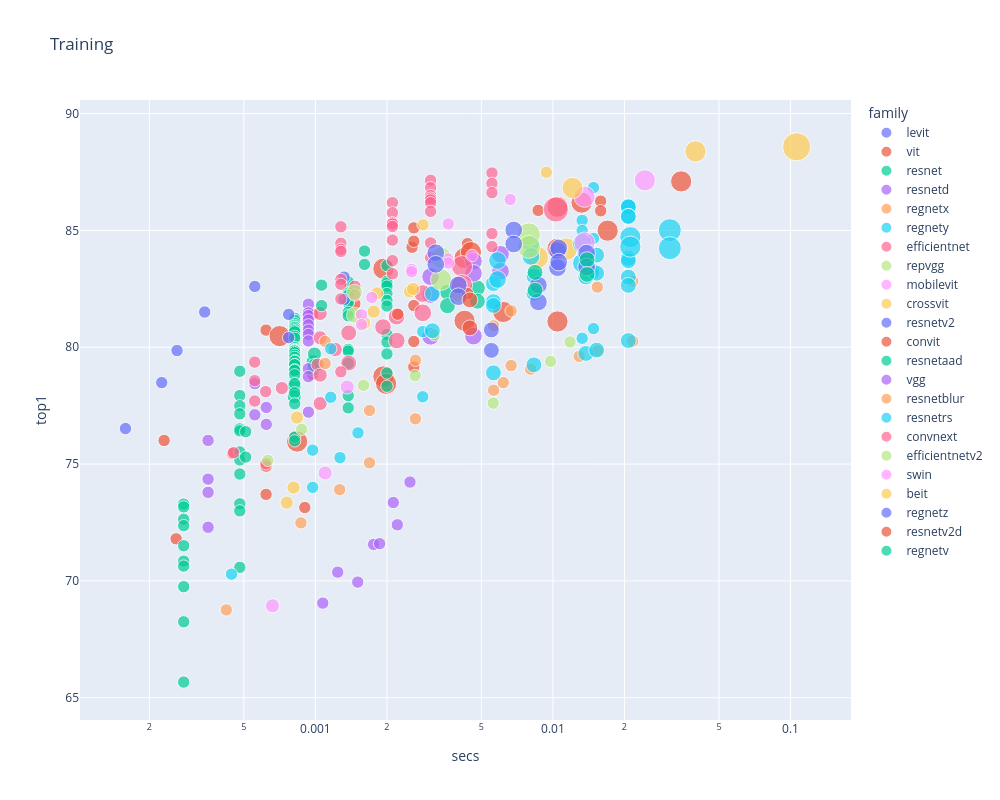

Write notebook code for a chart like this one.
### Code cell
show_all(tdf, 'Training', 'train_img_size')

### Figure 1 — Plotly figure (JSON) as saved in the notebook; plotly's stock layout.template omitted (floating-point values rounded to 4 significant figures)
{"data": [{"customdata": [[224], [224], [224], [224], [224]], "hovertemplate": "<b>%{hovertext}</b><br><br>family=levit<br>secs=%{x}<br>top1=%{y}<br>size=%{marker.size}<br>train_img_size=%{customdata[0]}<extra></extra>", "hovertext": ["levit_128s.fb_dist_in1k", "levit_128.fb_dist_in1k", "levit_192.fb_dist_in1k", "levit_256.fb_dist_in1k", "levit_384.fb_dist_in1k"], "legendgroup": "levit", "marker": {"color": "#636efa", "size": [50176, 50176, 50176, 50176, 50176], "sizemode": "area", "sizeref": 655.4, "symbol": "circle"}, "mode": "markers", "name": "levit", "orientation": "v", "showlegend": true, "type": "scatter", "x": [0.0001587, 0.0002255, 0.0002615, 0.0003421, 0.0005557], "xaxis": "x", "y": [76.52, 78.49, 79.86, 81.51, 82.6], "yaxis": "y"}, {"customdata": [[224], [224], [224], [224], [224], [224], [384], [384], [224], [224], [224], [384], [384], [384], [224], [224], [224], [224], [224], [224], [384], [384], [224], [384], [384], [224], [384], [384], [384], [384], [224], [224], [384], [384]], "hovertemplate": "<b>%{hovertext}</b><br><br>family=vit<br>secs=%{x}<br>top1=%{y}<br>size=%{marker.size}<br>train_img_size=%{customdata[0]}<extra></extra>", "hovertext": ["vit_small_patch32_224.augreg_in21k_ft_in1k", "vit_tiny_r_s16_p8_224.augreg_in21k_ft_in1k", "vit_tiny_patch16_224.augreg_in21k_ft_in1k", "vit_base_patch32_224.augreg_in21k_ft_in1k", "vit_base_patch32_224.augreg_in1k", "vit_base_patch32_224.sam_in1k", "vit_small_patch32_384.augreg_in21k_ft_in1k", "vit_tiny_r_s16_p8_384.augreg_in21k_ft_in1k", "vit_small_patch16_224.augreg_in21k_ft_in1k", "vit_small_patch16_224.augreg_in1k", "vit_small_r26_s32_224.augreg_in21k_ft_in1k", "vit_base_patch32_384.augreg_in21k_ft_in1k", "vit_base_patch32_384.augreg_in1k", "vit_tiny_patch16_384.augreg_in21k_ft_in1k", "vit_base_patch16_224_miil.in21k_ft_in1k", "vit_base_patch16_224.augreg2_in21k_ft_in1k", "vit_base_patch16_224.augreg_in21k_ft_in1k", "vit_base_patch16_224.orig_in21k_ft_in1k", "vit_base_patch16_224.sam_in1k", "vit_base_patch16_224.augreg_in1k", "vit_small_patch16_384.augreg_in21k_ft_in1k", "vit_small_patch16_384.augreg_in1k", "vit_large_r50_s32_224.augreg_in21k_ft_in1k", "vit_small_r26_s32_384.augreg_in21k_ft_in1k", "vit_large_patch32_384.orig_in21k_ft_in1k", "vit_large_patch16_224.augreg_in21k_ft_in1k", "vit_base_patch16_384.augreg_in21k_ft_in1k", "vit_base_patch16_384.orig_in21k_ft_in1k", "vit_base_patch16_384.augreg_in1k", "vit_large_r50_s32_384.augreg_in21k_ft_in1k", "vit_base_patch8_224.augreg2_in21k_ft_in1k", "vit_base_patch8_224.augreg_in21k_ft_in1k", "vit_base_r50_s16_384.orig_in21k_ft_in1k", "vit_large_patch16_384.augreg_in21k_ft_in1k"], "legendgroup": "vit", "marker": {"color": "#EF553B", "size": [50176, 50176, 50176, 50176, 50176, 50176, 147456, 147456, 50176, 50176, 50176, 147456, 147456, 147456, 50176, 50176, 50176, 50176, 50176, 50176, 147456, 147456, 50176, 147456, 147456, 50176, 147456, 147456, 147456, 147456, 50176, 50176, 147456, 147456], "sizemode": "area", "sizeref": 655.4, "symbol": "circle"}, "mode": "markers", "name": "vit", "orientation": "v", "showlegend": true, "type": "scatter", "x": [0.0002307, 0.0002592, 0.0004485, 0.00062, 0.00062, 0.00062, 0.0007069, 0.0008379, 0.0009731, 0.0009731, 0.001466, 0.001933, 0.001933, 0.001984, 0.002552, 0.002596, 0.002596, 0.002596, 0.002596, 0.002596, 0.004246, 0.004246, 0.004369, 0.004517, 0.006179, 0.008666, 0.01045, 0.01045, 0.01045, 0.0132, 0.01588, 0.01588, 0.01699, 0.03466], "xaxis": "x", "y": [76.01, 71.8, 75.45, 80.73, 74.91, 73.7, 80.48, 75.96, 81.4, 78.84, 81.86, 83.36, 78.75, 78.44, 84.28, 85.11, 84.53, 81.78, 80.25, 79.15, 83.81, 81.13, 84.43, 84.07, 81.51, 85.86, 86.01, 84.21, 81.1, 86.19, 86.25, 85.84, 84.99, 87.1], "yaxis": "y"}, {"customdata": [[224], [224], [224], [224], [224], [224], [224], [224], [224], [224], [224], [224], [224], [224], [224], [224], [224], [224], [224], [224], [224], [224], [224], [224], [256], [256], [224], [224], [224], [224], [224], [224], [224], [224], [224], [224], [224], [224], [224], [224], [224], [224], [224], [224], [224], [224], [224], [224], [224], [224], [224], [224], [224], [224], [224], [224], [224], [256], [256], [256], [256], [224], [224], [224], [224], [224], [224], [224], [224], [224], [224], [224], [224], [224], [224], [224], [224], [224], [224], [224], [224], [224], [224], [224], [224], [288], [288], [288], [288]], "hovertemplate": "<b>%{hovertext}</b><br><br>family=resnet<br>secs=%{x}<br>top1=%{y}<br>size=%{marker.size}<br>train_img_size=%{customdata[0]}<extra></extra>", "hovertext": ["resnet18.fb_swsl_ig1b_ft_in1k", "resnet18.a1_in1k", "resnet18.fb_ssl_yfcc100m_ft_in1k", "resnet18.a2_in1k", "resnet18.a1_in1k", "resnet18.gluon_in1k", "resnet18.a2_in1k", "resnet18.tv_in1k", "resnet18.a3_in1k", "resnet18.a3_in1k", "resnet34.ra4_e3600_r224_in1k", "resnet34.a1_in1k", "resnet34.ra4_e3600_r224_in1k", "resnet34.a2_in1k", "resnet34.bt_in1k", "resnet34.a1_in1k", "resnet34.a2_in1k", "resnet34.bt_in1k", "resnet34.gluon_in1k", "resnet34.tv_in1k", "resnet34.a3_in1k", "resnet34.a3_in1k", "resnet26.bt_in1k", "resnet26.bt_in1k", "resnet26t.ra2_in1k", "resnet26t.ra2_in1k", "resnet50.a1_in1k", "resnet50.fb_swsl_ig1b_ft_in1k", "resnet50.d_in1k", "resnet50.c1_in1k", "resnet50.c2_in1k", "resnet50.tv2_in1k", "resnet50.a2_in1k", "resnet50.b1k_in1k", "resnet50.a1h_in1k", "resnet50.b2k_in1k", "resnet50.a1_in1k", "resnet50.ram_in1k", "resnet50.d_in1k", "resnet50.c2_in1k", "resnet50.ra_in1k", "resnet50.a2_in1k", "resnet50.c1_in1k", "resnet50.bt_in1k", "resnet50.b1k_in1k", "resnet50.tv2_in1k", "resnet50.b2k_in1k", "resnet50.a1h_in1k", "resnet50.fb_ssl_yfcc100m_ft_in1k", "resnet50.ram_in1k", "resnet50.am_in1k", "resnet50.ra_in1k", "resnet50.bt_in1k", "resnet50.a3_in1k", "resnet50.gluon_in1k", "resnet50.tv_in1k", "resnet50.a3_in1k", "resnet32ts.ra2_in1k", "resnet32ts.ra2_in1k", "resnet33ts.ra2_in1k", "resnet33ts.ra2_in1k", "resnet101.a1h_in1k", "resnet101.a1_in1k", "resnet101.a2_in1k", "resnet101.a1h_in1k", "resnet101.tv2_in1k", "resnet101.a1_in1k", "resnet101.a2_in1k", "resnet101.tv2_in1k", "resnet101.a3_in1k", "resnet101.gluon_in1k", "resnet101.a3_in1k", "resnet101.tv_in1k", "resnet152.a1h_in1k", "resnet152.a1h_in1k", "resnet152.a1_in1k", "resnet152.a2_in1k", "resnet152.tv2_in1k", "resnet152.a1_in1k", "resnet152.a2_in1k", "resnet152.a3_in1k", "resnet152.tv2_in1k", "resnet152.gluon_in1k", "resnet152.a3_in1k", "resnet152.tv_in1k", "resnet51q.ra2_in1k", "resnet51q.ra2_in1k", "resnet61q.ra2_in1k", "resnet61q.ra2_in1k"], "legendgroup": "resnet", "marker": {"color": "#00cc96", "size": [50176, 50176, 50176, 50176, 50176, 50176, 50176, 50176, 50176, 50176, 50176, 50176, 50176, 50176, 50176, 50176, 50176, 50176, 50176, 50176, 50176, 50176, 50176, 50176, 65536, 65536, 50176, 50176, 50176, 50176, 50176, 50176, 50176, 50176, 50176, 50176, 50176, 50176, 50176, 50176, 50176, 50176, 50176, 50176, 50176, 50176, 50176, 50176, 50176, 50176, 50176, 50176, 50176, 50176, 50176, 50176, 50176, 65536, 65536, 65536, 65536, 50176, 50176, 50176, 50176, 50176, 50176, 50176, 50176, 50176, 50176, 50176, 50176, 50176, 50176, 50176, 50176, 50176, 50176, 50176, 50176, 50176, 50176, 50176, 50176, 82944, 82944, 82944, 82944], "sizemode": "area", "sizeref": 655.4, "symbol": "circle"}, "mode": "markers", "name": "resnet", "orientation": "v", "showlegend": true, "type": "scatter", "x": [0.000279, 0.000279, 0.000279, 0.000279, 0.000279, 0.000279, 0.000279, 0.000279, 0.000279, 0.000279, 0.0004806, 0.0004806, 0.0004806, 0.0004806, 0.0004806, 0.0004806, 0.0004806, 0.0004806, 0.0004806, 0.0004806, 0.0004806, 0.0004806, 0.0005087, 0.0005087, 0.0008144, 0.0008144, 0.0008179, 0.0008179, 0.0008179, 0.0008179, 0.0008179, 0.0008179, 0.0008179, 0.0008179, 0.0008179, 0.0008179, 0.0008179, 0.0008179, 0.0008179, 0.0008179, 0.0008179, 0.0008179, 0.0008179, 0.0008179, 0.0008179, 0.0008179, 0.0008179, 0.0008179, 0.0008179, 0.0008179, 0.0008179, 0.0008179, 0.0008179, 0.0008179, 0.0008179, 0.0008179, 0.0008179, 0.0009787, 0.0009787, 0.0009907, 0.0009907, 0.001375, 0.001375, 0.001375, 0.001375, 0.001375, 0.001375, 0.001375, 0.001375, 0.001375, 0.001375, 0.001375, 0.001375, 0.002001, 0.002001, 0.002001, 0.002001, 0.002001, 0.002001, 0.002001, 0.002001, 0.002001, 0.002001, 0.002001, 0.002001, 0.003598, 0.003598, 0.00481, 0.00481], "xaxis": "x", "y": [73.29, 73.16, 72.64, 72.36, 71.5, 70.84, 70.63, 69.75, 68.25, 65.67, 78.97, 77.93, 77.49, 77.15, 76.51, 76.42, 75.52, 75.18, 74.57, 73.3, 73.0, 70.58, 76.38, 75.3, 78.33, 77.88, 81.24, 81.15, 81.01, 80.93, 80.86, 80.85, 80.77, 80.71, 80.65, 80.47, 80.38, 79.98, 79.9, 79.87, 79.86, 79.83, 79.77, 79.65, 79.56, 79.43, 79.39, 79.26, 79.25, 79.03, 79.0, 78.82, 78.44, 78.05, 77.58, 76.16, 75.99, 79.39, 79.05, 79.71, 79.22, 82.8, 82.33, 82.22, 81.95, 81.91, 81.49, 81.34, 79.91, 79.84, 79.31, 77.93, 77.4, 83.49, 82.82, 82.74, 82.61, 82.29, 82.0, 81.76, 80.55, 80.22, 79.71, 78.9, 78.33, 82.36, 81.77, 82.53, 81.97], "yaxis": "y"}, {"customdata": [[224], [224], [224], [224], [224], [224], [224], [224], [224], [224], [224], [224], [224], [224], [224], [224], [224], [224], [224], [320], [320], [320], [320], [320], [320], [320], [320]], "hovertemplate": "<b>%{hovertext}</b><br><br>family=resnetd<br>secs=%{x}<br>top1=%{y}<br>size=%{marker.size}<br>train_img_size=%{customdata[0]}<extra></extra>", "hovertext": ["resnet18d.ra4_e3600_r224_in1k", "resnet18d.ra4_e3600_r224_in1k", "resnet18d.ra2_in1k", "resnet18d.ra2_in1k", "resnet34d.ra2_in1k", "resnet34d.ra2_in1k", "resnet26d.bt_in1k", "resnet26d.bt_in1k", "resnet50d.ra4_e3600_r224_in1k", "resnet50d.a1_in1k", "resnet50d.ra2_in1k", "resnet50d.a2_in1k", "resnet50d.ra4_e3600_r224_in1k", "resnet50d.a1_in1k", "resnet50d.ra2_in1k", "resnet50d.a2_in1k", "resnet50d.gluon_in1k", "resnet50d.a3_in1k", "resnet50d.a3_in1k", "resnet101d.ra2_in1k", "resnet101d.ra2_in1k", "resnet101d.gluon_in1k", "resnet152d.ra2_in1k", "resnet152d.ra2_in1k", "resnet152d.gluon_in1k", "resnet200d.ra2_in1k", "resnet200d.ra2_in1k"], "legendgroup": "resnetd", "marker": {"color": "#ab63fa", "size": [50176, 50176, 50176, 50176, 50176, 50176, 50176, 50176, 50176, 50176, 50176, 50176, 50176, 50176, 50176, 50176, 50176, 50176, 50176, 102400, 102400, 102400, 102400, 102400, 102400, 102400, 102400], "sizemode": "area", "sizeref": 655.4, "symbol": "circle"}, "mode": "markers", "name": "resnetd", "orientation": "v", "showlegend": true, "type": "scatter", "x": [0.0003534, 0.0003534, 0.0003534, 0.0003534, 0.0005559, 0.0005559, 0.0006214, 0.0006214, 0.0009344, 0.0009344, 0.0009344, 0.0009344, 0.0009344, 0.0009344, 0.0009344, 0.0009344, 0.0009344, 0.0009344, 0.0009344, 0.003054, 0.003054, 0.003054, 0.004628, 0.004628, 0.004628, 0.006017, 0.006017], "xaxis": "x", "y": [76.01, 74.36, 73.79, 72.3, 78.44, 77.11, 77.42, 76.7, 81.84, 81.47, 81.35, 81.16, 80.96, 80.73, 80.55, 80.27, 79.08, 78.74, 77.22, 83.02, 82.25, 80.47, 83.68, 83.16, 80.48, 83.98, 83.25], "yaxis": "y"}, {"customdata": [[224], [224], [224], [224], [224], [224], [224], [224], [224], [224], [224], [224], [224], [224], [224], [224], [224], [224]], "hovertemplate": "<b>%{hovertext}</b><br><br>family=regnetx<br>secs=%{x}<br>top1=%{y}<br>size=%{marker.size}<br>train_img_size=%{customdata[0]}<extra></extra>", "hovertext": ["regnetx_002.pycls_in1k", "regnetx_004.pycls_in1k", "regnetx_006.pycls_in1k", "regnetx_008.tv2_in1k", "regnetx_008.pycls_in1k", "regnetx_016.tv2_in1k", "regnetx_016.pycls_in1k", "regnetx_032.tv2_in1k", "regnetx_032.pycls_in1k", "regnetx_040.pycls_in1k", "regnetx_080.tv2_in1k", "regnetx_080.pycls_in1k", "regnetx_064.pycls_in1k", "regnetx_120.pycls_in1k", "regnetx_160.tv2_in1k", "regnetx_160.pycls_in1k", "regnetx_320.tv2_in1k", "regnetx_320.pycls_in1k"], "legendgroup": "regnetx", "marker": {"color": "#FFA15A", "size": [50176, 50176, 50176, 50176, 50176, 50176, 50176, 50176, 50176, 50176, 50176, 50176, 50176, 50176, 50176, 50176, 50176, 50176], "sizemode": "area", "sizeref": 655.4, "symbol": "circle"}, "mode": "markers", "name": "regnetx", "orientation": "v", "showlegend": true, "type": "scatter", "x": [0.0004216, 0.0008689, 0.001265, 0.00169, 0.00169, 0.002637, 0.002637, 0.005628, 0.005628, 0.006178, 0.006666, 0.006666, 0.008056, 0.0129, 0.01538, 0.01538, 0.02166, 0.02166], "xaxis": "x", "y": [68.76, 72.48, 73.9, 77.29, 75.05, 79.44, 76.94, 80.92, 78.16, 78.49, 81.55, 79.21, 79.06, 79.61, 82.57, 79.84, 82.82, 80.26], "yaxis": "y"}, {"customdata": [[224], [224], [224], [224], [224], [224], [224], [288], [288], [288], [288], [288], [288], [288], [224], [224], [224], [288], [288], [288], [224], [224], [224], [224], [224], [288], [288], [288], [288], [288], [288], [288], [288], [288], [288], [288], [288], [288]], "hovertemplate": "<b>%{hovertext}</b><br><br>family=regnety<br>secs=%{x}<br>top1=%{y}<br>size=%{marker.size}<br>train_img_size=%{customdata[0]}<extra></extra>", "hovertext": ["regnety_002.pycls_in1k", "regnety_004.tv2_in1k", "regnety_004.pycls_in1k", "regnety_006.pycls_in1k", "regnety_008.pycls_in1k", "regnety_016.tv2_in1k", "regnety_016.pycls_in1k", "regnety_032.ra_in1k", "regnety_032.ra_in1k", "regnety_032.tv2_in1k", "regnety_032.pycls_in1k", "regnety_040.ra3_in1k", "regnety_040.ra3_in1k", "regnety_040.pycls_in1k", "regnety_120.sw_in12k_ft_in1k", "regnety_120.sw_in12k_ft_in1k", "regnety_120.pycls_in1k", "regnety_064.ra3_in1k", "regnety_064.ra3_in1k", "regnety_064.pycls_in1k", "regnety_320.swag_ft_in1k", "regnety_320.swag_lc_in1k", "regnety_320.seer_ft_in1k", "regnety_320.tv2_in1k", "regnety_320.pycls_in1k", "regnety_080.ra3_in1k", "regnety_080.ra3_in1k", "regnety_080.pycls_in1k", "regnety_160.sw_in12k_ft_in1k", "regnety_160.swag_ft_in1k", "regnety_160.lion_in12k_ft_in1k", "regnety_160.lion_in12k_ft_in1k", "regnety_160.sw_in12k_ft_in1k", "regnety_160.swag_lc_in1k", "regnety_160.deit_in1k", "regnety_160.deit_in1k", "regnety_160.tv2_in1k", "regnety_160.pycls_in1k"], "legendgroup": "regnety", "marker": {"color": "#19d3f3", "size": [50176, 50176, 50176, 50176, 50176, 50176, 50176, 82944, 82944, 82944, 82944, 82944, 82944, 82944, 50176, 50176, 50176, 82944, 82944, 82944, 50176, 50176, 50176, 50176, 50176, 82944, 82944, 82944, 82944, 82944, 82944, 82944, 82944, 82944, 82944, 82944, 82944, 82944], "sizemode": "area", "sizeref": 655.4, "symbol": "circle"}, "mode": "markers", "name": "regnety", "orientation": "v", "showlegend": true, "type": "scatter", "x": [0.0004434, 0.0009735, 0.0009735, 0.001269, 0.001511, 0.00283, 0.00283, 0.005618, 0.005618, 0.005618, 0.005618, 0.008316, 0.008316, 0.008316, 0.01327, 0.01327, 0.01327, 0.01376, 0.01376, 0.01376, 0.01482, 0.01482, 0.01482, 0.01482, 0.01482, 0.01528, 0.01528, 0.01528, 0.02077, 0.02077, 0.02077, 0.02077, 0.02077, 0.02077, 0.02077, 0.02077, 0.02077, 0.02077], "xaxis": "x", "y": [70.29, 75.59, 74.0, 75.27, 76.33, 80.67, 77.88, 82.72, 81.95, 81.79, 78.9, 83.05, 82.31, 79.25, 85.43, 84.99, 80.38, 83.72, 83.01, 79.73, 86.83, 84.65, 83.32, 83.17, 80.8, 83.94, 83.17, 79.87, 86.03, 86.02, 86.0, 85.6, 85.6, 83.81, 83.7, 83.0, 82.65, 80.28], "yaxis": "y"}, {"customdata": [[224], [224], [224], [224], [224], [224], [240], [240], [256], [256], [256], [256], [260], [288], [288], [300], [300], [300], [320], [320], [384], [384], [456]], "hovertemplate": "<b>%{hovertext}</b><br><br>family=efficientnet<br>secs=%{x}<br>top1=%{y}<br>size=%{marker.size}<br>train_img_size=%{customdata[0]}<extra></extra>", "hovertext": ["efficientnet_lite0.ra_in1k", "efficientnet_b0.ra4_e3600_r224_in1k", "efficientnet_b0.ra4_e3600_r224_in1k", "efficientnet_b0.ra_in1k", "efficientnet_es.ra_in1k", "efficientnet_es_pruned.in1k", "efficientnet_b1_pruned.in1k", "efficientnet_em.ra2_in1k", "efficientnet_b1.ra4_e3600_r240_in1k", "efficientnet_b1.ra4_e3600_r240_in1k", "efficientnet_b1.ft_in1k", "efficientnet_b1.ft_in1k", "efficientnet_b2_pruned.in1k", "efficientnet_b2.ra_in1k", "efficientnet_b2.ra_in1k", "efficientnet_b3_pruned.in1k", "efficientnet_el.ra_in1k", "efficientnet_el_pruned.in1k", "efficientnet_b3.ra2_in1k", "efficientnet_b3.ra2_in1k", "efficientnet_b4.ra2_in1k", "efficientnet_b4.ra2_in1k", "efficientnet_b5.sw_in12k_ft_in1k"], "legendgroup": "efficientnet", "marker": {"color": "#FF6692", "size": [50176, 50176, 50176, 50176, 50176, 50176, 57600, 57600, 65536, 65536, 65536, 65536, 67600, 82944, 82944, 90000, 90000, 90000, 102400, 102400, 147456, 147456, 207936], "sizemode": "area", "sizeref": 655.4, "symbol": "circle"}, "mode": "markers", "name": "efficientnet", "orientation": "v", "showlegend": true, "type": "scatter", "x": [0.0004526, 0.0005554, 0.0005554, 0.0005554, 0.0006177, 0.0006188, 0.0007224, 0.001022, 0.001047, 0.001047, 0.001047, 0.001047, 0.001211, 0.001381, 0.001381, 0.001925, 0.002196, 0.002201, 0.002831, 0.002831, 0.004141, 0.004141, 0.01028], "xaxis": "x", "y": [75.49, 79.36, 78.57, 77.7, 78.1, 75.01, 78.25, 79.26, 81.44, 80.4, 78.81, 77.59, 79.9, 80.61, 79.32, 80.86, 81.31, 80.28, 82.3, 81.47, 83.47, 82.66, 85.89], "yaxis": "y"}, {"customdata": [[224], [224], [224], [224], [224], [224], [224], [224]], "hovertemplate": "<b>%{hovertext}</b><br><br>family=repvgg<br>secs=%{x}<br>top1=%{y}<br>size=%{marker.size}<br>train_img_size=%{customdata[0]}<extra></extra>", "hovertext": ["repvgg_b0.rvgg_in1k", "repvgg_a2.rvgg_in1k", "repvgg_b1.rvgg_in1k", "repvgg_b2.rvgg_in1k", "repvgg_b3.rvgg_in1k", "repvgg_b1g4.rvgg_in1k", "repvgg_b2g4.rvgg_in1k", "repvgg_b3g4.rvgg_in1k"], "legendgroup": "repvgg", "marker": {"color": "#B6E880", "size": [50176, 50176, 50176, 50176, 50176, 50176, 50176, 50176], "sizemode": "area", "sizeref": 655.4, "symbol": "circle"}, "mode": "markers", "name": "repvgg", "orientation": "v", "showlegend": true, "type": "scatter", "x": [0.0006305, 0.0008755, 0.001594, 0.002631, 0.003169, 0.005605, 0.009772, 0.0118], "xaxis": "x", "y": [75.16, 76.49, 78.37, 78.79, 80.53, 77.61, 79.4, 80.22], "yaxis": "y"}, {"customdata": [[256], [256], [256]], "hovertemplate": "<b>%{hovertext}</b><br><br>family=mobilevit<br>secs=%{x}<br>top1=%{y}<br>size=%{marker.size}<br>train_img_size=%{customdata[0]}<extra></extra>", "hovertext": ["mobilevit_xxs.cvnets_in1k", "mobilevit_xs.cvnets_in1k", "mobilevit_s.cvnets_in1k"], "legendgroup": "mobilevit", "marker": {"color": "#FF97FF", "size": [65536, 65536, 65536], "sizemode": "area", "sizeref": 655.4, "symbol": "circle"}, "mode": "markers", "name": "mobilevit", "orientation": "v", "showlegend": true, "type": "scatter", "x": [0.0006599, 0.001099, 0.001361], "xaxis": "x", "y": [68.94, 74.62, 78.3], "yaxis": "y"}, {"customdata": [[240], [240], [240], [240], [240], [240], [240], [240], [240], [408], [408]], "hovertemplate": "<b>%{hovertext}</b><br><br>family=crossvit<br>secs=%{x}<br>top1=%{y}<br>size=%{marker.size}<br>train_img_size=%{customdata[0]}<extra></extra>", "hovertext": ["crossvit_tiny_240.in1k", "crossvit_9_240.in1k", "crossvit_9_dagger_240.in1k", "crossvit_small_240.in1k", "crossvit_15_240.in1k", "crossvit_15_dagger_240.in1k", "crossvit_18_240.in1k", "crossvit_18_dagger_240.in1k", "crossvit_base_240.in1k", "crossvit_15_dagger_408.in1k", "crossvit_18_dagger_408.in1k"], "legendgroup": "crossvit", "marker": {"color": "#FECB52", "size": [57600, 57600, 57600, 57600, 57600, 57600, 57600, 57600, 57600, 166464, 166464], "sizemode": "area", "sizeref": 655.4, "symbol": "circle"}, "mode": "markers", "name": "crossvit", "orientation": "v", "showlegend": true, "type": "scatter", "x": [0.0007574, 0.0008087, 0.0008364, 0.001602, 0.001759, 0.001818, 0.002499, 0.002578, 0.004, 0.008589, 0.01136], "xaxis": "x", "y": [73.35, 73.99, 76.99, 81.04, 81.52, 82.3, 82.39, 82.49, 82.21, 83.84, 84.2], "yaxis": "y"}, {"customdata": [[224], [224], [224], [224]], "hovertemplate": "<b>%{hovertext}</b><br><br>family=resnetv2<br>secs=%{x}<br>top1=%{y}<br>size=%{marker.size}<br>train_img_size=%{customdata[0]}<extra></extra>", "hovertext": ["resnetv2_50.a1h_in1k", "resnetv2_50.a1h_in1k", "resnetv2_101.a1h_in1k", "resnetv2_101.a1h_in1k"], "legendgroup": "resnetv2", "marker": {"color": "#636efa", "size": [50176, 50176, 50176, 50176], "sizemode": "area", "sizeref": 655.4, "symbol": "circle"}, "mode": "markers", "name": "resnetv2", "orientation": "v", "showlegend": true, "type": "scatter", "x": [0.0007716, 0.0007716, 0.00132, 0.00132], "xaxis": "x", "y": [81.41, 80.41, 83.0, 82.04], "yaxis": "y"}, {"customdata": [[224], [224], [224]], "hovertemplate": "<b>%{hovertext}</b><br><br>family=convit<br>secs=%{x}<br>top1=%{y}<br>size=%{marker.size}<br>train_img_size=%{customdata[0]}<extra></extra>", "hovertext": ["convit_tiny.fb_in1k", "convit_small.fb_in1k", "convit_base.fb_in1k"], "legendgroup": "convit", "marker": {"color": "#EF553B", "size": [50176, 50176, 50176], "sizemode": "area", "sizeref": 655.4, "symbol": "circle"}, "mode": "markers", "name": "convit", "orientation": "v", "showlegend": true, "type": "scatter", "x": [0.0009025, 0.002221, 0.004373], "xaxis": "x", "y": [73.14, 81.41, 82.3], "yaxis": "y"}, {"customdata": [[224], [224], [224], [224]], "hovertemplate": "<b>%{hovertext}</b><br><br>family=resnetaad<br>secs=%{x}<br>top1=%{y}<br>size=%{marker.size}<br>train_img_size=%{customdata[0]}<extra></extra>", "hovertext": ["resnetaa50d.sw_in12k_ft_in1k", "resnetaa50d.sw_in12k_ft_in1k", "resnetaa101d.sw_in12k_ft_in1k", "resnetaa101d.sw_in12k_ft_in1k"], "legendgroup": "resnetaad", "marker": {"color": "#00cc96", "size": [50176, 50176, 50176, 50176], "sizemode": "area", "sizeref": 655.4, "symbol": "circle"}, "mode": "markers", "name": "resnetaad", "orientation": "v", "showlegend": true, "type": "scatter", "x": [0.001062, 0.001062, 0.00161, 0.00161], "xaxis": "x", "y": [82.66, 81.78, 84.11, 83.54], "yaxis": "y"}, {"customdata": [[224], [224], [224], [224], [224], [224], [224], [224]], "hovertemplate": "<b>%{hovertext}</b><br><br>family=vgg<br>secs=%{x}<br>top1=%{y}<br>size=%{marker.size}<br>train_img_size=%{customdata[0]}<extra></extra>", "hovertext": ["vgg11.tv_in1k", "vgg11_bn.tv_in1k", "vgg13.tv_in1k", "vgg13_bn.tv_in1k", "vgg16.tv_in1k", "vgg16_bn.tv_in1k", "vgg19.tv_in1k", "vgg19_bn.tv_in1k"], "legendgroup": "vgg", "marker": {"color": "#ab63fa", "size": [50176, 50176, 50176, 50176, 50176, 50176, 50176, 50176], "sizemode": "area", "sizeref": 655.4, "symbol": "circle"}, "mode": "markers", "name": "vgg", "orientation": "v", "showlegend": true, "type": "scatter", "x": [0.001075, 0.001242, 0.001508, 0.001758, 0.001864, 0.002128, 0.002213, 0.002502], "xaxis": "x", "y": [69.05, 70.37, 69.95, 71.56, 71.59, 73.35, 72.4, 74.23], "yaxis": "y"}, {"customdata": [[224], [224]], "hovertemplate": "<b>%{hovertext}</b><br><br>family=resnetblur<br>secs=%{x}<br>top1=%{y}<br>size=%{marker.size}<br>train_img_size=%{customdata[0]}<extra></extra>", "hovertext": ["resnetblur50.bt_in1k", "resnetblur50.bt_in1k"], "legendgroup": "resnetblur", "marker": {"color": "#FFA15A", "size": [50176, 50176], "sizemode": "area", "sizeref": 655.4, "symbol": "circle"}, "mode": "markers", "name": "resnetblur", "orientation": "v", "showlegend": true, "type": "scatter", "x": [0.001099, 0.001099], "xaxis": "x", "y": [80.25, 79.31], "yaxis": "y"}, {"customdata": [[224], [224], [288], [288], [320], [320], [320], [320], [352], [352], [384], [384], [416], [416]], "hovertemplate": "<b>%{hovertext}</b><br><br>family=resnetrs<br>secs=%{x}<br>top1=%{y}<br>size=%{marker.size}<br>train_img_size=%{customdata[0]}<extra></extra>", "hovertext": ["resnetrs50.tf_in1k", "resnetrs50.tf_in1k", "resnetrs101.tf_in1k", "resnetrs101.tf_in1k", "resnetrs152.tf_in1k", "resnetrs152.tf_in1k", "resnetrs200.tf_in1k", "resnetrs200.tf_in1k", "resnetrs270.tf_in1k", "resnetrs270.tf_in1k", "resnetrs350.tf_in1k", "resnetrs350.tf_in1k", "resnetrs420.tf_in1k", "resnetrs420.tf_in1k"], "legendgroup": "resnetrs", "marker": {"color": "#19d3f3", "size": [50176, 50176, 82944, 82944, 102400, 102400, 102400, 102400, 123904, 123904, 147456, 147456, 173056, 173056], "sizemode": "area", "sizeref": 655.4, "symbol": "circle"}, "mode": "markers", "name": "resnetrs", "orientation": "v", "showlegend": true, "type": "scatter", "x": [0.00116, 0.00116, 0.003108, 0.003108, 0.005843, 0.005843, 0.008081, 0.008081, 0.01329, 0.01329, 0.02118, 0.02118, 0.03106, 0.03106], "xaxis": "x", "y": [79.93, 77.86, 82.29, 80.71, 83.71, 82.9, 84.45, 83.88, 84.44, 83.6, 84.71, 84.3, 85.01, 84.24], "yaxis": "y"}, {"customdata": [[224], [224], [224], [224], [224], [224], [224], [224], [224], [224], [224], [224], [224], [224], [224], [224], [224], [224], [224], [224], [224], [224], [224], [224], [224], [224], [224], [224], [224], [224], [224], [224]], "hovertemplate": "<b>%{hovertext}</b><br><br>family=convnext<br>secs=%{x}<br>top1=%{y}<br>size=%{marker.size}<br>train_img_size=%{customdata[0]}<extra></extra>", "hovertext": ["convnext_tiny.in12k_ft_in1k_384", "convnext_tiny.in12k_ft_in1k", "convnext_tiny.in12k_ft_in1k", "convnext_tiny.fb_in22k_ft_in1k_384", "convnext_tiny.fb_in22k_ft_in1k", "convnext_tiny.fb_in1k", "convnext_tiny.fb_in1k", "convnext_tiny.fb_in22k_ft_in1k", "convnext_tiny_hnf.a2h_in1k", "convnext_tiny_hnf.a2h_in1k", "convnext_small.in12k_ft_in1k_384", "convnext_small.fb_in22k_ft_in1k_384", "convnext_small.in12k_ft_in1k", "convnext_small.fb_in22k_ft_in1k", "convnext_small.in12k_ft_in1k", "convnext_small.fb_in22k_ft_in1k", "convnext_small.fb_in1k", "convnext_small.fb_in1k", "convnext_base.clip_laion2b_augreg_ft_in12k_in1k_384", "convnext_base.fb_in22k_ft_in1k_384", "convnext_base.clip_laiona_augreg_ft_in1k_384", "convnext_base.clip_laion2b_augreg_ft_in12k_in1k", "convnext_base.fb_in22k_ft_in1k", "convnext_base.clip_laion2b_augreg_ft_in1k", "convnext_base.fb_in22k_ft_in1k", "convnext_base.fb_in1k", "convnext_base.fb_in1k", "convnext_large.fb_in22k_ft_in1k_384", "convnext_large.fb_in22k_ft_in1k", "convnext_large.fb_in22k_ft_in1k", "convnext_large.fb_in1k", "convnext_large.fb_in1k"], "legendgroup": "convnext", "marker": {"color": "#FF6692", "size": [50176, 50176, 50176, 50176, 50176, 50176, 50176, 50176, 50176, 50176, 50176, 50176, 50176, 50176, 50176, 50176, 50176, 50176, 50176, 50176, 50176, 50176, 50176, 50176, 50176, 50176, 50176, 50176, 50176, 50176, 50176, 50176], "sizemode": "area", "sizeref": 655.4, "symbol": "circle"}, "mode": "markers", "name": "convnext", "orientation": "v", "showlegend": true, "type": "scatter", "x": [0.00128, 0.00128, 0.00128, 0.00128, 0.00128, 0.00128, 0.00128, 0.00128, 0.001467, 0.001467, 0.00211, 0.00211, 0.00211, 0.00211, 0.00211, 0.00211, 0.00211, 0.00211, 0.003055, 0.003055, 0.003055, 0.003055, 0.003055, 0.003055, 0.003055, 0.003055, 0.003055, 0.005536, 0.005536, 0.005536, 0.005536, 0.005536], "xaxis": "x", "y": [85.15, 84.45, 84.19, 84.1, 82.9, 82.69, 82.07, 78.95, 82.61, 82.23, 86.19, 85.75, 85.32, 85.28, 85.16, 84.58, 83.7, 83.14, 87.14, 86.83, 86.49, 86.38, 86.3, 86.18, 85.81, 84.47, 83.84, 87.46, 87.01, 86.61, 84.86, 84.3], "yaxis": "y"}, {"customdata": [[288], [288], [384], [384], [416], [416]], "hovertemplate": "<b>%{hovertext}</b><br><br>family=efficientnetv2<br>secs=%{x}<br>top1=%{y}<br>size=%{marker.size}<br>train_img_size=%{customdata[0]}<extra></extra>", "hovertext": ["efficientnetv2_rw_t.ra2_in1k", "efficientnetv2_rw_t.ra2_in1k", "efficientnetv2_rw_s.ra2_in1k", "efficientnetv2_rw_s.ra2_in1k", "efficientnetv2_rw_m.agc_in1k", "efficientnetv2_rw_m.agc_in1k"], "legendgroup": "efficientnetv2", "marker": {"color": "#B6E880", "size": [82944, 82944, 147456, 147456, 173056, 173056], "sizemode": "area", "sizeref": 655.4, "symbol": "circle"}, "mode": "markers", "name": "efficientnetv2", "orientation": "v", "showlegend": true, "type": "scatter", "x": [0.001461, 0.001461, 0.003383, 0.003383, 0.007923, 0.007923], "xaxis": "x", "y": [82.35, 81.37, 83.83, 82.89, 84.83, 84.3], "yaxis": "y"}, {"customdata": [[224], [224], [224], [224], [224], [224], [224], [224], [224], [224], [384], [384], [384]], "hovertemplate": "<b>%{hovertext}</b><br><br>family=swin<br>secs=%{x}<br>top1=%{y}<br>size=%{marker.size}<br>train_img_size=%{customdata[0]}<extra></extra>", "hovertext": ["swin_tiny_patch4_window7_224.ms_in1k", "swin_tiny_patch4_window7_224.ms_in22k_ft_in1k", "swin_s3_tiny_224.ms_in1k", "swin_small_patch4_window7_224.ms_in22k_ft_in1k", "swin_small_patch4_window7_224.ms_in1k", "swin_s3_small_224.ms_in1k", "swin_base_patch4_window7_224.ms_in22k_ft_in1k", "swin_base_patch4_window7_224.ms_in1k", "swin_s3_base_224.ms_in1k", "swin_large_patch4_window7_224.ms_in22k_ft_in1k", "swin_base_patch4_window12_384.ms_in22k_ft_in1k", "swin_base_patch4_window12_384.ms_in1k", "swin_large_patch4_window12_384.ms_in22k_ft_in1k"], "legendgroup": "swin", "marker": {"color": "#FF97FF", "size": [50176, 50176, 50176, 50176, 50176, 50176, 50176, 50176, 50176, 50176, 147456, 147456, 147456], "sizemode": "area", "sizeref": 655.4, "symbol": "circle"}, "mode": "markers", "name": "swin", "orientation": "v", "showlegend": true, "type": "scatter", "x": [0.001564, 0.001564, 0.001728, 0.002542, 0.002542, 0.003609, 0.003625, 0.003625, 0.004565, 0.006607, 0.01359, 0.01359, 0.02438], "xaxis": "x", "y": [81.39, 80.97, 82.13, 83.33, 83.23, 83.78, 85.28, 83.6, 83.92, 86.32, 86.44, 84.48, 87.14], "yaxis": "y"}, {"customdata": [[224], [224], [384], [384], [512]], "hovertemplate": "<b>%{hovertext}</b><br><br>family=beit<br>secs=%{x}<br>top1=%{y}<br>size=%{marker.size}<br>train_img_size=%{customdata[0]}<extra></extra>", "hovertext": ["beit_base_patch16_224.in22k_ft_in22k_in1k", "beit_large_patch16_224.in22k_ft_in22k_in1k", "beit_base_patch16_384.in22k_ft_in22k_in1k", "beit_large_patch16_384.in22k_ft_in22k_in1k", "beit_large_patch16_512.in22k_ft_in22k_in1k"], "legendgroup": "beit", "marker": {"color": "#FECB52", "size": [50176, 50176, 147456, 147456, 262144], "sizemode": "area", "sizeref": 655.4, "symbol": "circle"}, "mode": "markers", "name": "beit", "orientation": "v", "showlegend": true, "type": "scatter", "x": [0.002839, 0.009382, 0.01209, 0.03982, 0.1062], "xaxis": "x", "y": [85.24, 87.49, 86.81, 88.38, 88.58], "yaxis": "y"}, {"customdata": [[320], [320], [320], [320], [288], [288], [320], [320], [320], [320], [320], [320], [320], [320], [320], [320]], "hovertemplate": "<b>%{hovertext}</b><br><br>family=regnetz<br>secs=%{x}<br>top1=%{y}<br>size=%{marker.size}<br>train_img_size=%{customdata[0]}<extra></extra>", "hovertext": ["regnetz_d8.ra3_in1k", "regnetz_d8.ra3_in1k", "regnetz_c16.ra3_in1k", "regnetz_c16.ra3_in1k", "regnetz_b16.ra3_in1k", "regnetz_b16.ra3_in1k", "regnetz_e8.ra3_in1k", "regnetz_e8.ra3_in1k", "regnetz_c16_evos.ch_in1k", "regnetz_c16_evos.ch_in1k", "regnetz_d8_evos.ch_in1k", "regnetz_d8_evos.ch_in1k", "regnetz_040.ra3_in1k", "regnetz_040.ra3_in1k", "regnetz_d32.ra3_in1k", "regnetz_d32.ra3_in1k"], "legendgroup": "regnetz", "marker": {"color": "#636efa", "size": [102400, 102400, 102400, 102400, 82944, 82944, 102400, 102400, 102400, 102400, 102400, 102400, 102400, 102400, 102400, 102400], "sizemode": "area", "sizeref": 655.4, "symbol": "circle"}, "mode": "markers", "name": "regnetz", "orientation": "v", "showlegend": true, "type": "scatter", "x": [0.003212, 0.003212, 0.003997, 0.003997, 0.005507, 0.005507, 0.006837, 0.006837, 0.008684, 0.008684, 0.01045, 0.01045, 0.01058, 0.01058, 0.01385, 0.01385], "xaxis": "x", "y": [84.04, 83.55, 82.66, 82.16, 80.74, 79.86, 85.02, 84.42, 82.66, 81.94, 84.14, 83.4, 84.24, 83.64, 84.03, 83.43], "yaxis": "y"}, {"customdata": [[288], [288]], "hovertemplate": "<b>%{hovertext}</b><br><br>family=resnetv2d<br>secs=%{x}<br>top1=%{y}<br>size=%{marker.size}<br>train_img_size=%{customdata[0]}<extra></extra>", "hovertext": ["resnetv2_50d_evos.ah_in1k", "resnetv2_50d_evos.ah_in1k"], "legendgroup": "resnetv2d", "marker": {"color": "#EF553B", "size": [82944, 82944], "sizemode": "area", "sizeref": 655.4, "symbol": "circle"}, "mode": "markers", "name": "resnetv2d", "orientation": "v", "showlegend": true, "type": "scatter", "x": [0.004472, 0.004472], "xaxis": "x", "y": [82.02, 80.83], "yaxis": "y"}, {"customdata": [[288], [288], [288], [288]], "hovertemplate": "<b>%{hovertext}</b><br><br>family=regnetv<br>secs=%{x}<br>top1=%{y}<br>size=%{marker.size}<br>train_img_size=%{customdata[0]}<extra></extra>", "hovertext": ["regnetv_040.ra3_in1k", "regnetv_040.ra3_in1k", "regnetv_064.ra3_in1k", "regnetv_064.ra3_in1k"], "legendgroup": "regnetv", "marker": {"color": "#00cc96", "size": [82944, 82944, 82944, 82944], "sizemode": "area", "sizeref": 655.4, "symbol": "circle"}, "mode": "markers", "name": "regnetv", "orientation": "v", "showlegend": true, "type": "scatter", "x": [0.008409, 0.008409, 0.01393, 0.01393], "xaxis": "x", "y": [83.2, 82.44, 83.75, 83.12], "yaxis": "y"}], "layout": {"height": 800, "legend": {"itemsizing": "constant", "title": {"text": "family"}, "tracegroupgap": 0}, "title": {"text": "Training"}, "width": 1000, "xaxis": {"anchor": "y", "domain": [0, 1], "title": {"text": "secs"}, "type": "log"}, "yaxis": {"anchor": "x", "domain": [0, 1], "title": {"text": "top1"}}}}
